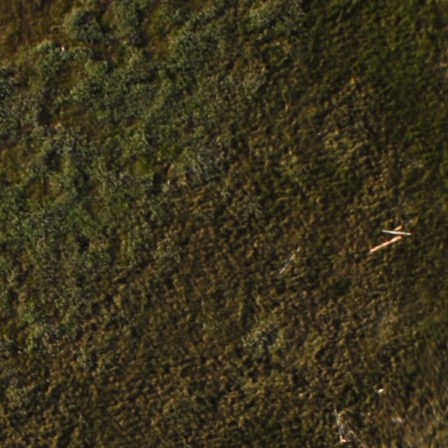
#> input picture unet/binary/nowedges_wedges_png/sat_tiles_0_1_29_9_png_3bands/samoylov_training_tile_00000_00000.png, 448 x 448 px, given as the content of the folder emester/AdvancedProgramming/Project/predictions_0_1_29_9_png, which was not available
$ jupyter execute --allow-errors tile_merge.ipynb
#> lines starting #> are read from the running program, lines starting #| are printed output that depends on the picture; pictures that were not available may be replaced by others from this repository, and a replacement may not be noted
[cell 1]
#extracting number of tiles in x and y direction
import glob

# loading data
# PLEASE INSERT CORRECT FILE PATH HERE
# img_list = glob.glob("C:/Users/Cornelia/Documents/Studium/EAGLE/2Semester/AdvancedProgramming/Project/sat_tiles_0_1_7cm/*.jpeg")
img_list = glob.glob("C:/Users/Cornelia/Documents/Studium/EAGLE/2Semester/AdvancedProgramming/Project/sat_tiles_0_1_29_9_png_3bands/*.png")

[cell 2]
# extracting numbers from filenames
# example filename:
# C:/Users/Cornelia/Documents/Studium/EAGLE/2Semester/AdvancedProgramming/Project/sat_tiles_0_1/samoylov_training_tile_0_0.jpeg
# "0" and "0" should be extracted

def extract(img):
    splitted = ((img.split("\\")[-1]).split(".")[0]).split("_")
    # y values in image tiles
    splitted_y = splitted[-1]
    # x values in image tiles
    splitted_x = splitted[-2]
    return splitted_x, splitted_y


x_y_list = [extract(i) for i in img_list]
x_y_list

[cell 3]
# extracting all x values
x_list = [i[0]for i in x_y_list]
# counting number of different values in list
x_list_diff = len(set(x_list))
x_list_diff

[cell 4]
# extracting all y values
y_list = [i[1]for i in x_y_list]
# counting number of different values in list
y_list_diff = len(set(y_list))
y_list_diff

[cell 5]
# https://stackoverflow.com/questions/30227466/combine-several-images-horizontally-with-python
# combine images with respect to number of tiles in x and y direction
from PIL import Image

# path to images that should be merged:
# class_img_list = glob.glob("C:/Users/Cornelia/Documents/Studium/EAGLE/2Semester/AdvancedProgramming/Project/predictions_3classes/*.jpeg")
class_img_list = glob.glob("C:/Users/Cornelia/Documents/Studium/EAGLE/2Semester/AdvancedProgramming/Project/predictions_0_1_29_9_png/*.png")
images = [Image.open(x) for x in class_img_list]
#> images = 1 item
#images[1].size
#widths, heights = zip(*(i.size for i in images))
# as all images have the same size:
width, height = images[0].size
#> width = 448; height = 448

new_image = Image.new("RGB", (width*x_list_diff, height*y_list_diff))
#> new_image: PIL image 448x1792 RGB; every value is 0
# start values
x_offset = 0;
y_offset = 0;

# image dimensions
#x_dim = x_list_diff;
#y_dim = y_list_diff;
for im in images:
    print("xoff: ", x_offset, ", yoff: ", y_offset)
    new_image.paste(im, (x_offset, y_offset))

    #VALUE NEEDS TO BE ADJUSTED ACCORDING TO IMAGE SIZE!
    if(y_offset ==1344):
        y_offset = 0;
        x_offset += im.size[0];
    else:
        y_offset += im.size[1];
#> this loop made 1 pass
#> y_offset on pass 1: 448
#| xoff:  0 , yoff:  0
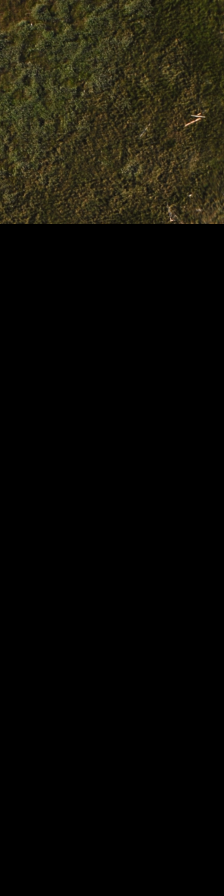
#> new_image: PIL image 448x1792 RGB (shown at 1/2 size); mean R, G, B 14.3, 12.9, 6.7
#> after the loop, x_offset = 0; y_offset = 448
        #print("xoff: ", x_offset, ", yoff: ", y_offset)

# PLEASE CHANGE FILE NAME!
new_image.save("0_1_29_9_png.jpg")


$ run again, on unet/binary/nowedges_wedges_png/sat_tiles_0_1_29_9_png_3bands/samoylov_training_tile_00448_00000.png
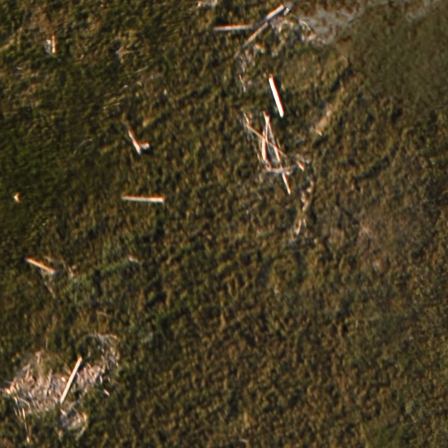
#> input picture unet/binary/nowedges_wedges_png/sat_tiles_0_1_29_9_png_3bands/samoylov_training_tile_00448_00000.png, 448 x 448 px, given as the content of the folder emester/AdvancedProgramming/Project/predictions_0_1_29_9_png, which was not available
#> images = 1 item
#> the loop `for im in images:` made 1 pass
#> y_offset on pass 1: 448
#> (printed output is left out)
#> after the loop `for im in images:`:
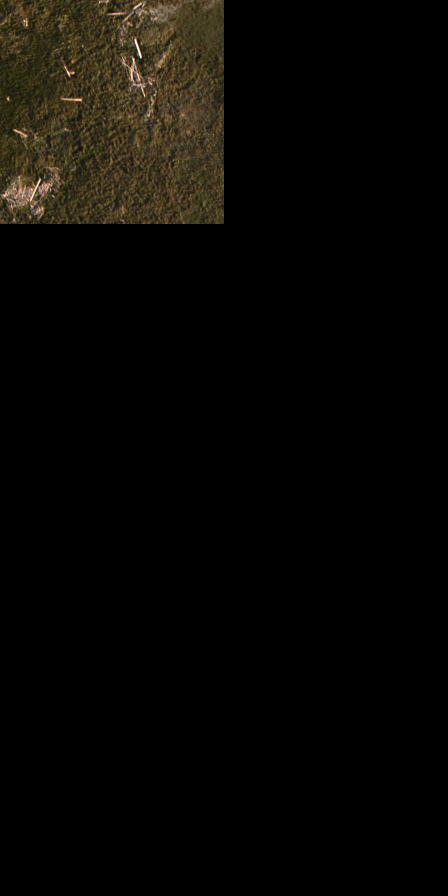
#> new_image: PIL image 896x1792 RGB (shown at 1/2 size); mean R, G, B 8.8, 7.4, 4.3
#> after the loop `for im in images:`: x_offset = 0; y_offset = 448

$ run again, on unet/binary/nowedges_wedges_png/sat_tiles_0_1_29_9_png_3bands/samoylov_training_tile_00448_00448.png
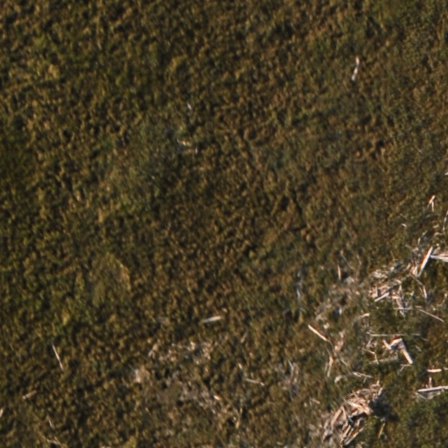
#> input picture unet/binary/nowedges_wedges_png/sat_tiles_0_1_29_9_png_3bands/samoylov_training_tile_00448_00448.png, 448 x 448 px, given as the content of the folder emester/AdvancedProgramming/Project/predictions_0_1_29_9_png, which was not available
#> images = 1 item
#> the loop `for im in images:` made 1 pass
#> y_offset on pass 1: 448
#> (printed output is left out)
#> after the loop `for im in images:`:
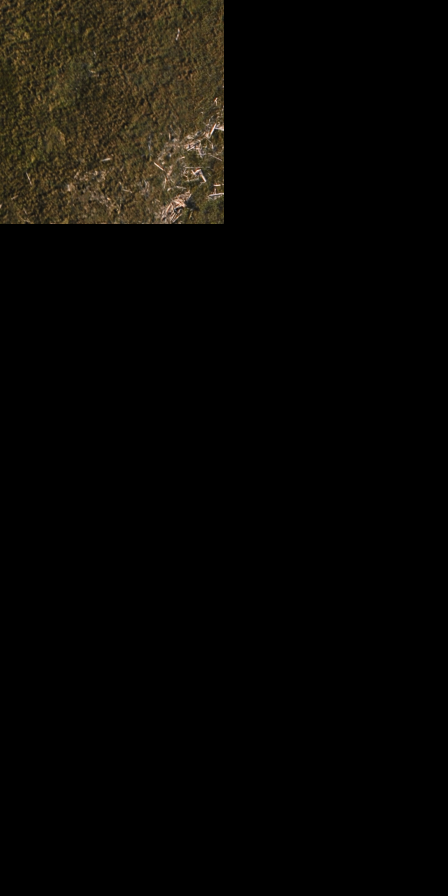
#> new_image: PIL image 896x1792 RGB (shown at 1/2 size); mean R, G, B 8.9, 7.5, 4.5
#> after the loop `for im in images:`: x_offset = 0; y_offset = 448

$ run again, on unet/binary/nowedges_wedges_png/sat_tiles_0_1_29_9_png_3bands/samoylov_training_tile_00448_00896.png
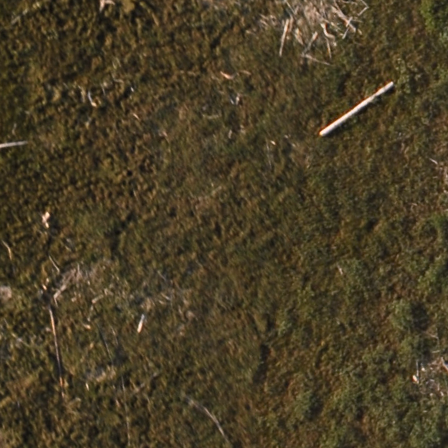
#> input picture unet/binary/nowedges_wedges_png/sat_tiles_0_1_29_9_png_3bands/samoylov_training_tile_00448_00896.png, 448 x 448 px, given as the content of the folder emester/AdvancedProgramming/Project/predictions_0_1_29_9_png, which was not available
#> images = 1 item
#> the loop `for im in images:` made 1 pass
#> y_offset on pass 1: 448
#> (printed output is left out)
#> after the loop `for im in images:`:
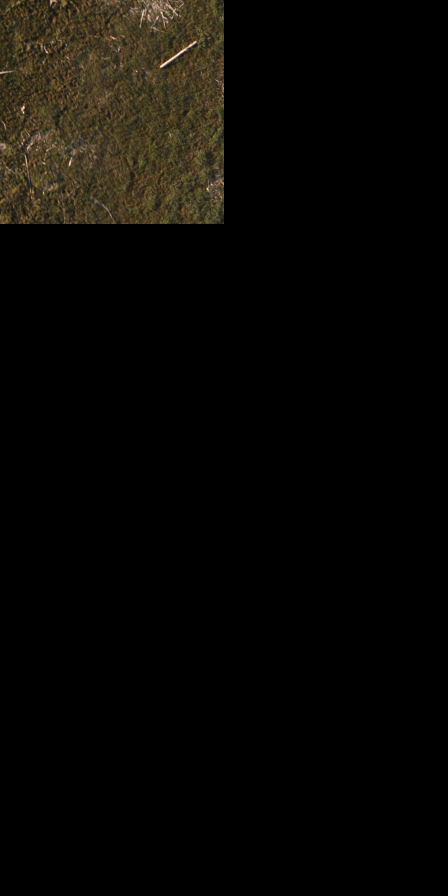
#> new_image: PIL image 896x1792 RGB (shown at 1/2 size); mean R, G, B 9.2, 7.8, 4.7
#> after the loop `for im in images:`: x_offset = 0; y_offset = 448
